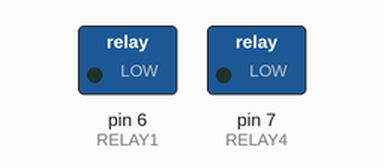
The sketch below on a simulated Arduino Uno, built with avr-gcc and run on an emulated ATmega328P. Shown: switched loads named in the sketch (green lamp = pin HIGH).

Above: at 2.5 s.
At 7.5 s:
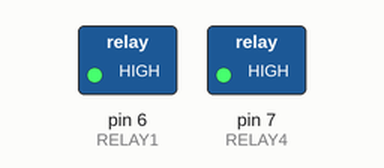
Timing chart, 0 to 13.0 s (numbered marks = the images above):
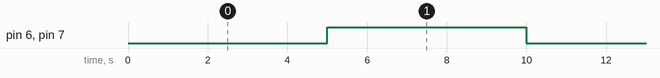

Measured:
- by itself, pin 6 (RELAY1), pin 7 (RELAY4): alternates HIGH for 5.0 s and LOW for 5.0 s

The sketch:

test_relay.ino
```cpp
// Basic 4 Realy board connection
// Each relay is turned on for 2 seconds and then off.
// You can here them click as there state changes from off to on and on to
// off.
// You will also see the corresponding Red LED on the 4 Relay board
// light up when the relay is on.

 //  define names for the 4 Digital pins On the Arduino 7,8,9,10
 //  These data pins link to 4 Relay board pins IN1, IN2, IN3, IN4

#define RELAY1  6
//#define RELAY2  7
//#define RELAY3  8
#define RELAY4  7

void setup()
{
// Initialise the Arduino data pins for OUTPUT
  pinMode(RELAY1, OUTPUT);
  //pinMode(RELAY2, OUTPUT);
  //pinMode(RELAY3, OUTPUT);
  pinMode(RELAY4, OUTPUT);
  digitalWrite(RELAY1, HIGH);
  digitalWrite(RELAY4, HIGH);
}

 void loop()
{
   digitalWrite(RELAY1,LOW);           // Turns ON Relays 1
  // delay(5000);                                      // Wait 2 seconds
   digitalWrite(RELAY4,LOW);          // Turns Relay Off
   delay(5000);

  // digitalWrite(RELAY2,HIGH);           // Turns ON Relays 2
  // delay(5000);                                      // Wait 2 seconds
  // digitalWrite(RELAY2,LOW);          // Turns Relay Off

  // digitalWrite(RELAY3,HIGH);           // Turns ON Relays 3
  // delay(5000);                                      // Wait 2 seconds
  // digitalWrite(RELAY3,LOW);          // Turns Relay Off

   digitalWrite(RELAY1,HIGH);           // Turns ON Relays 4
  // delay(5000);                                      // Wait 2 seconds
   digitalWrite(RELAY4,HIGH);          // Turns Relay Off

   delay(5000);                                      // Wait 2 seconds

  // digitalWrite(RELAY1,LOW);           // Turns ON Relays 1
  // delay(5000);                                      // Wait 2 seconds
  // digitalWrite(RELAY4,LOW);          // Turns Relay Off
  // delay(5000);
 }
```
